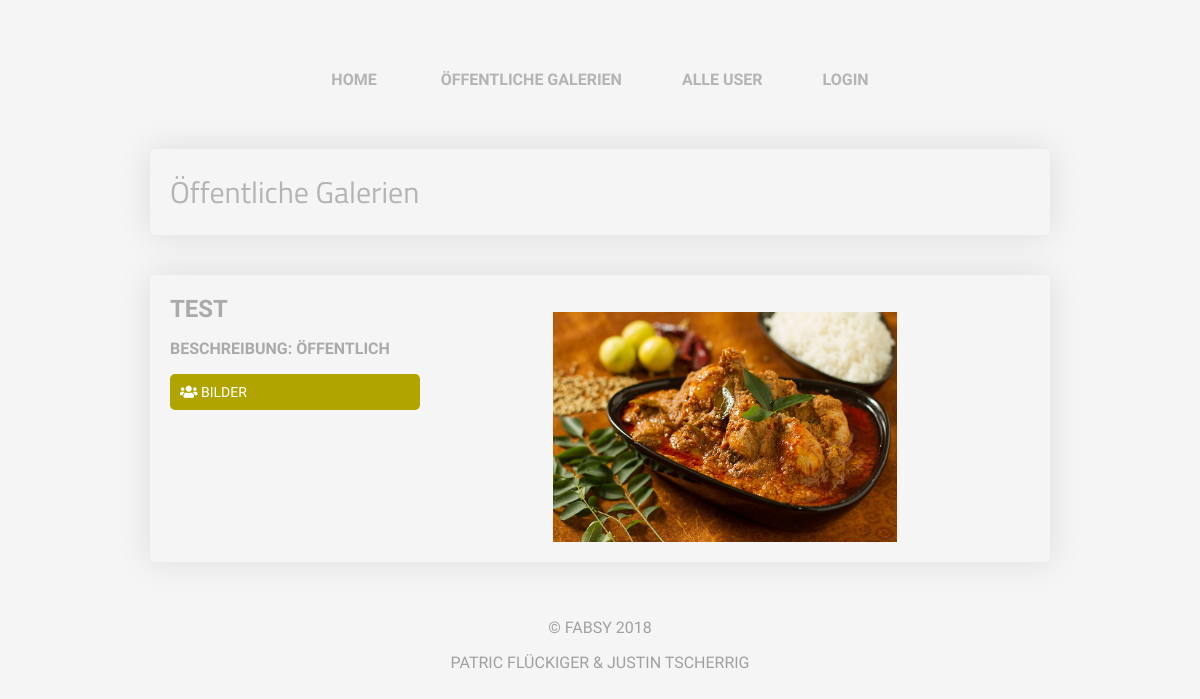
The page /galerie/globalGalerie on the database its author committed.
### tables this page shows
CREATE TABLE `galerie` (
  `id` int(11) NOT NULL,
  `galeriename` varchar(55) NOT NULL,
  `beschreibung` text NOT NULL,
  `bildpfad` varchar(255) NOT NULL,
  `global` int(11) NOT NULL,
  `u_id` int(11) NOT NULL
);

### lib/View.php (called while the page is built, shortened)
<?php
class View
{
    private $viewfile;
    public function __construct($viewfile)
    {
        $this->viewfile = "./../view/$viewfile.php";
    }
    public function display()
    {
        require './../view/header.php';
        require $this->viewfile;
        require './../view/footer.php';
    }
}

### controller/GalerieController.php (called while the page is built, shortened)
<?php
require_once '../repository/GalerieRepository.php';
class GalerieController
{
    public function globalGalerie(){
        $galerieRepository = new GalerieRepository();
        $userRepository = new UserRepository();
        $global = 1;
        $view = new View('globaleGalerien_anzeigen');
        $view->heading = 'Öffentliche Galerien';
        $view->title = 'Öffentliche Galerien';
        $view->galerien = $galerieRepository->readGlobals($global);
        $galerien =  $galerieRepository->readGlobals($global);
        foreach ($galerien as $galerie){
            $view->userinfos = $userRepository->readById($galerie->u_id);
        }
        $view->display();
    }
}

### lib/Dispatcher.php (called while the page is built, shortened)
<?php
class Dispatcher
{
    public static function dispatch()
    {
        $uri = $_SERVER['REQUEST_URI'];
        $uri = strtok($uri, '?');
        $uri = trim($uri, '/');
        $uriFragments = explode('/', $uri);
        $method = 'index';
        if (!empty($uriFragments[1])) {
            $method = $uriFragments[1];
        }
        $controller = new $controllerName();
        $controller->$method();
    }
}

### public/index.php (called while the page is built, shortened)
<?php
require_once '../lib/Dispatcher.php';
require_once '../lib/View.php';
$dispatcher = new Dispatcher();
$dispatcher->dispatch();

### lib/ConnectionHandler.php (called while the page is built, shortened)
<?php
class ConnectionHandler
{
    private static $connection = null;
    public static function getConnection()
    {
        if (self::$connection === null) {
            $config = require '../config.php';
            $host = $config['database']['host'];
            $username = $config['database']['username'];
            $password = $config['database']['password'];
            $database = $config['database']['database'];
            self::$connection = new MySQLi($host, $username, $password, $database);
            self::$connection->set_charset('utf8');
        }
        return self::$connection;
    }
}

### repository/GalerieRepository.php (called while the page is built, shortened)
<?php
class GalerieRepository extends Repository
{
    protected $tableName = 'galerie';
    public function readGlobals($global)
    {
        $query = "SELECT * FROM {$this->tableName} WHERE global=?";
        $statement = ConnectionHandler::getConnection()->prepare($query);
        $statement->bind_param('i', $global);
        $statement->execute();
        $result = $statement->get_result();
        $rows = array();
        while ($row = $result->fetch_object()) {
            $rows[] = $row;
        }
        return $rows;
    }
}

### config.php (called while the page is built)
<?php
return array(
    'database' => array(
        'host'     => 'localhost',
        'username' => 'root',
        'password' => 'gibbiX12345',
        'database' => 'bilderdb',
    ),
);

### view/globaleGalerien_anzeigen.php (the view, shortened to what this page needs)
<div class="content">
    <span class="titel"><?= ($heading); ?>
</div>
<?php if (empty($galerien)): ?>
        <div class="content">
            <h3 class="u_titel">Diese Galerie hat noch keine Bilder!</h3>
        </div>
<?php else:?>
    <?php foreach ($galerien as $galerie): ?>
        <?php $endpfad = "/$galerie->bildpfad"?>
        <div class="content">
            <div style="float: left;">
                <div>
                    <h2 class="u_titel"><?=($galerie->galeriename);?></h2>
                    <p class="u_titel">Beschreibung: <?= ($galerie->beschreibung);?></p><br>
                </div>
                <div style="width: 250px; float: left;">
                    <a title="spieler" href="/bilder/globaleBilder?id=<?= $galerie->id ?>"><div class="submitForm"><i class="fas fa-users"></i> Bilder</div></a>
                </div>
            </div>
            <img src="<?= $endpfad;?>" style="max-height: 40%;max-width: 40%; padding-top: 2%;">
        </div>
    <?php endforeach ?>
<?php endif;?>

### public/css/style.css (style rules this page uses)
body { margin: 0; background-color: rgb(245,245,245); font-family: 'arimo', sans-serif; }
a { text-decoration: none; }
h1,h2,h3,h4,h5,h6 { padding: 0; margin: 0; }
.titel { font-family: 'Titillium Web'; font-size: 30px; color: rgb(180,180,180); margin-bottom: 30px; }
.content { margin-top: 40px; width: 860px; margin: 0 auto 40px; padding: 20px; color: rgb(80,80,80); -webkit-border-radius: 5px; -moz-border-radius: 5px; border-radius: 5px; box-shadow: 0px 0px 35px 0px rgba(0,0,0,0.1); }
.content img { max-width: 50%; height: auto; text-align: center; display: block; margin-right: auto; margin-left: auto; }
p { display: inline-block; }
.submitForm { border: 2px rgb(180,180,180); color: white; background-color: rgb(175, 164, 0); font-family: 'arimo', sans-serif; font-size: 14px; text-transform: uppercase; width: 100%; -webkit-box-sizing: border-box; -moz-box-sizing: border-box; box-sizing: border-box; padding: 10px; cursor: pointer; outline: none; border-radius: 5px; text-decoration: none; margin-bottom: 10px; }
.u_titel { text-transform: uppercase; color: rgb(170,170,170); font-weight: bold; }

### rows shown on the page
galerie: galeriename "TEST", beschreibung "ÖFFENTLICH", bildpfad (picture)

### other values the page prints
$heading "Öffentliche Galerien"
